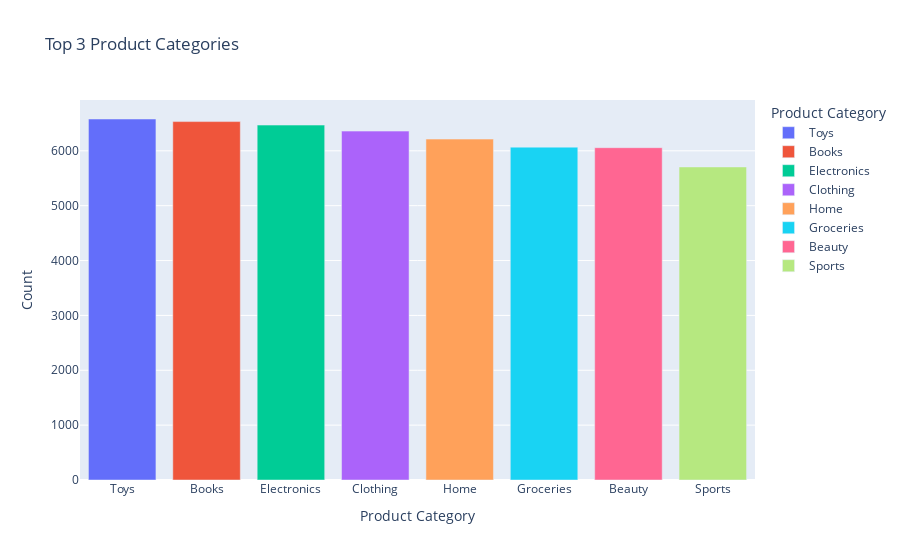

Notebook code cell kept with this figure:
### Code cell
# Create a count plot using Plotly
fig = px.bar(
    top_3,
    x=top_3.index,
    y=top_3.values,
    labels={'x': 'Product Category', 'y': 'Count'},
    title='Top 3 Product Categories',
    color=top_3.index,
)

# Show the plot
fig.show()

### Figure 1 — Plotly figure (JSON) as saved in the notebook; plotly's stock layout.template omitted (floating-point values rounded to 4 significant figures)
{"data": [{"alignmentgroup": "True", "hovertemplate": "Product Category=%{x}<br>Count=%{y}<extra></extra>", "legendgroup": "Toys", "marker": {"color": "#636efa", "pattern": {"shape": ""}}, "name": "Toys", "offsetgroup": "Toys", "orientation": "v", "showlegend": true, "textposition": "auto", "type": "bar", "x": ["Toys"], "xaxis": "x", "y": [6580], "yaxis": "y"}, {"alignmentgroup": "True", "hovertemplate": "Product Category=%{x}<br>Count=%{y}<extra></extra>", "legendgroup": "Books", "marker": {"color": "#EF553B", "pattern": {"shape": ""}}, "name": "Books", "offsetgroup": "Books", "orientation": "v", "showlegend": true, "textposition": "auto", "type": "bar", "x": ["Books"], "xaxis": "x", "y": [6533], "yaxis": "y"}, {"alignmentgroup": "True", "hovertemplate": "Product Category=%{x}<br>Count=%{y}<extra></extra>", "legendgroup": "Electronics", "marker": {"color": "#00cc96", "pattern": {"shape": ""}}, "name": "Electronics", "offsetgroup": "Electronics", "orientation": "v", "showlegend": true, "textposition": "auto", "type": "bar", "x": ["Electronics"], "xaxis": "x", "y": [6469], "yaxis": "y"}, {"alignmentgroup": "True", "hovertemplate": "Product Category=%{x}<br>Count=%{y}<extra></extra>", "legendgroup": "Clothing", "marker": {"color": "#ab63fa", "pattern": {"shape": ""}}, "name": "Clothing", "offsetgroup": "Clothing", "orientation": "v", "showlegend": true, "textposition": "auto", "type": "bar", "x": ["Clothing"], "xaxis": "x", "y": [6359], "yaxis": "y"}, {"alignmentgroup": "True", "hovertemplate": "Product Category=%{x}<br>Count=%{y}<extra></extra>", "legendgroup": "Home", "marker": {"color": "#FFA15A", "pattern": {"shape": ""}}, "name": "Home", "offsetgroup": "Home", "orientation": "v", "showlegend": true, "textposition": "auto", "type": "bar", "x": ["Home"], "xaxis": "x", "y": [6214], "yaxis": "y"}, {"alignmentgroup": "True", "hovertemplate": "Product Category=%{x}<br>Count=%{y}<extra></extra>", "legendgroup": "Groceries", "marker": {"color": "#19d3f3", "pattern": {"shape": ""}}, "name": "Groceries", "offsetgroup": "Groceries", "orientation": "v", "showlegend": true, "textposition": "auto", "type": "bar", "x": ["Groceries"], "xaxis": "x", "y": [6067], "yaxis": "y"}, {"alignmentgroup": "True", "hovertemplate": "Product Category=%{x}<br>Count=%{y}<extra></extra>", "legendgroup": "Beauty", "marker": {"color": "#FF6692", "pattern": {"shape": ""}}, "name": "Beauty", "offsetgroup": "Beauty", "orientation": "v", "showlegend": true, "textposition": "auto", "type": "bar", "x": ["Beauty"], "xaxis": "x", "y": [6057], "yaxis": "y"}, {"alignmentgroup": "True", "hovertemplate": "Product Category=%{x}<br>Count=%{y}<extra></extra>", "legendgroup": "Sports", "marker": {"color": "#B6E880", "pattern": {"shape": ""}}, "name": "Sports", "offsetgroup": "Sports", "orientation": "v", "showlegend": true, "textposition": "auto", "type": "bar", "x": ["Sports"], "xaxis": "x", "y": [5706], "yaxis": "y"}], "layout": {"barmode": "relative", "legend": {"title": {"text": "Product Category"}, "tracegroupgap": 0}, "title": {"text": "Top 3 Product Categories"}, "xaxis": {"anchor": "y", "categoryarray": ["Toys", "Books", "Electronics", "Clothing", "Home", "Groceries", "Beauty", "Sports"], "categoryorder": "array", "domain": [0, 1], "title": {"text": "Product Category"}}, "yaxis": {"anchor": "x", "domain": [0, 1], "title": {"text": "Count"}}}}
